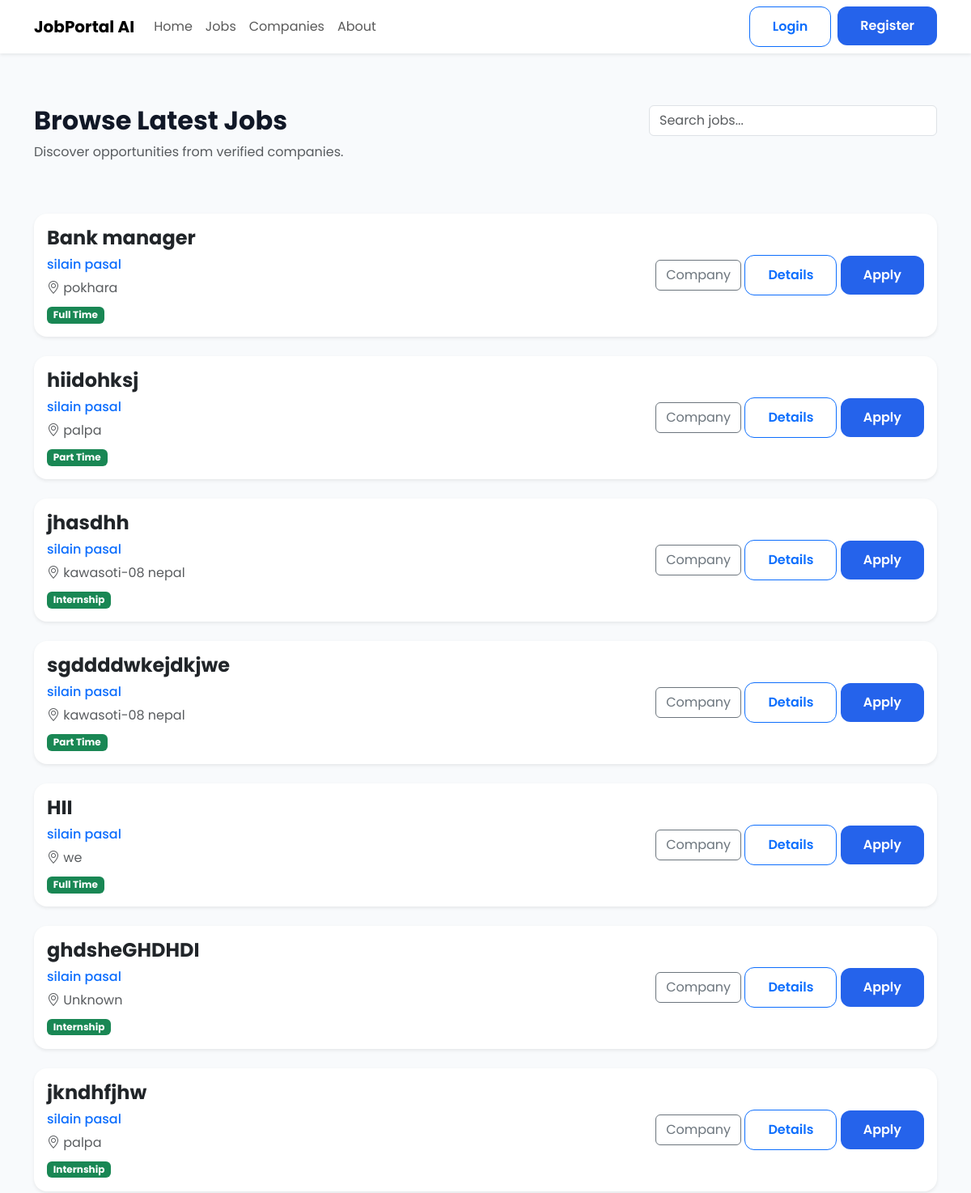
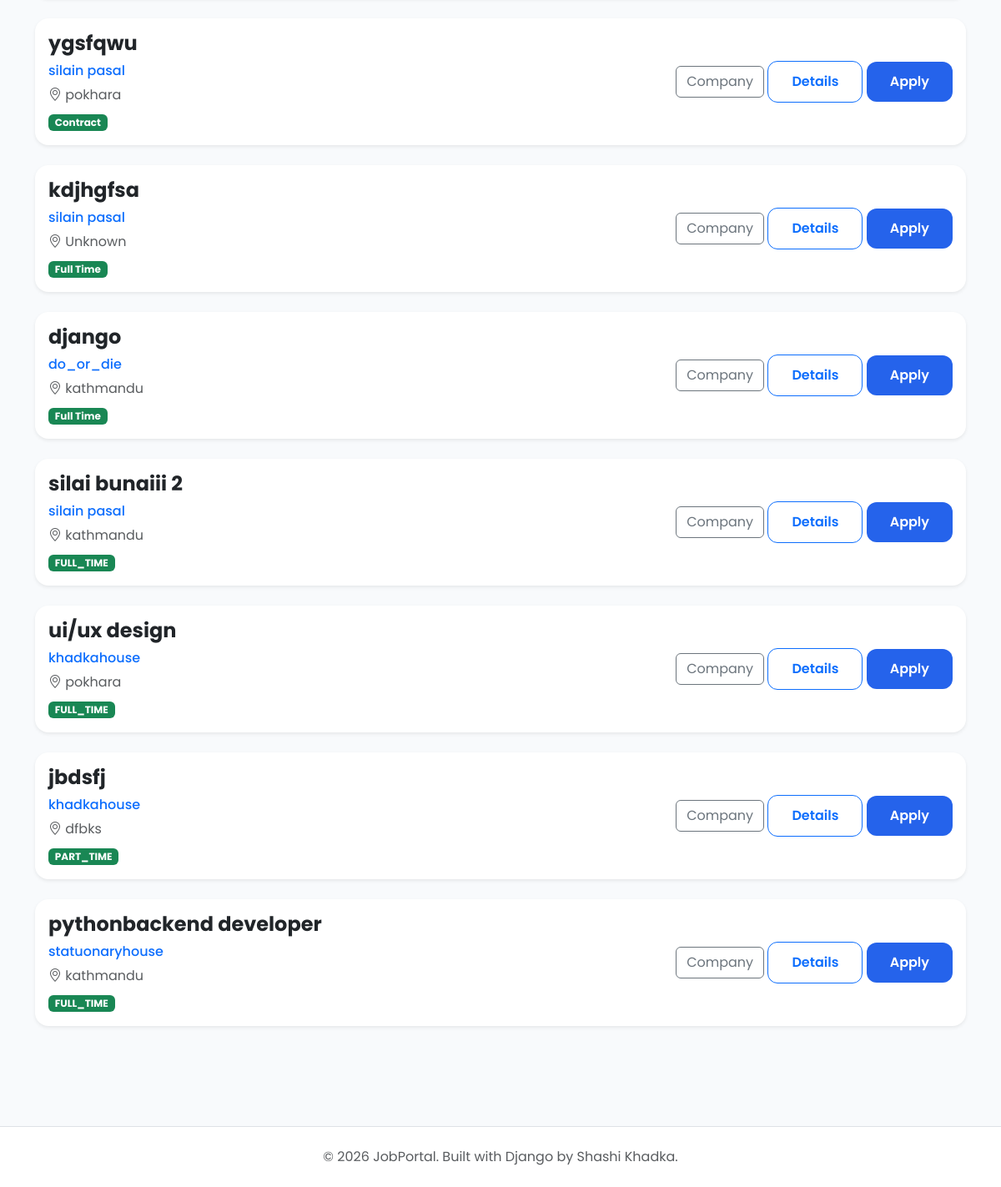
The page /jobs/jobs/ on the database its author committed (2 pictures, top to bottom).
### jobs/models.py (models this page shows, shortened)
class Job(models.Model):
    class EmploymentType(models.TextChoices):
        FULL_TIME = "Full Time"
        PART_TIME = "Part Time"
        INTERNSHIP = "Internship"
        CONTRACT = "Contract"
    class ExperienceLevel(models.TextChoices):
        ENTRY =  "Entry Level"
        MID =  "Mid Level"
        SENIOR = "Senior Level"
    company = models.ForeignKey(Company,on_delete=models.CASCADE,related_name="jobs")
    title = models.CharField(max_length=200)
    slug = models.SlugField(unique=True,blank=True)
    description = models.TextField()
    location = models.CharField(max_length=150)
    employment_type = models.CharField(max_length=20,choices=EmploymentType.choices)
    experience_level = models.CharField( max_length=20, choices=ExperienceLevel.choices )
    salary_min = models.PositiveIntegerField()
    salary_max = models.PositiveIntegerField()
    vacancies = models.PositiveIntegerField(default=1)
    deadline = models.DateField()
    is_active = models.BooleanField(default=True)
    created_at = models.DateTimeField(auto_now_add=True)
    updated_at = models.DateTimeField(auto_now=True)

### companies/models.py (models this page shows, shortened)
class Company(models.Model):
    owner = models.OneToOneField(
        settings.AUTH_USER_MODEL,
        on_delete=models.CASCADE,
        related_name="company",
    )
    company_name = models.CharField(max_length=200)
    slug = models.SlugField(unique=True, blank=True)
    logo = models.ImageField(
        upload_to="company_logos/",
        blank=True,
        null=True,
    )
    description = models.TextField()
    website = models.URLField(blank=True)
    email = models.EmailField()
    phone = models.CharField(max_length=20)
    address = models.TextField()
    location = models.CharField(max_length=255)
    city = models.CharField(max_length=100)
    country = models.CharField(max_length=100)
    established_date = models.DateField()
    employee_count = models.PositiveIntegerField()
    created_at = models.DateTimeField(auto_now_add=True)
    updated_at = models.DateTimeField(auto_now=True)

### jobs/views.py (the view)
# urls.py: path("jobs/", views.job_list, name="job-list"),
def job_list(request):
    jobs = Job.objects.filter( is_active=True).order_by("-created_at")
    keyword = request.GET.get("keyword")
    if keyword:
        jobs = jobs.filter(
            Q(title__icontains=keyword) |
            Q(company__company_name__icontains=keyword) |
            Q(location__icontains=keyword)
        )
    return render( request, "jobs/job_list.html",{"jobs": jobs})

### templates/jobs/job_list.html (shortened to what this page needs)
{% extends "public_base.html" %}
{% load static %}
{% block content %}
<div class="container py-5">
    <div class="row mb-5">
        <div class="col-lg-8">
            <h2 class="fw-bold">
                Browse Latest Jobs
            </h2>
            <p class="text-muted">
                Discover opportunities from verified companies.
            </p>
        </div>
        <div class="col-lg-4">
            <form method="GET">
                <input
                    type="text"
                    name="keyword"
                    value="{{ request.GET.keyword }}"
                    class="form-control"
                    placeholder="Search jobs...">
            </form>
        </div>
    </div>
    {% for job in jobs %}
    <div class="card shadow-sm border-0 rounded-4 mb-4">
        <div class="card-body">
            <div class="row align-items-center">
                <div class="col-lg-8">
                    <h4 class="fw-bold">
                        {{ job.title }}
                    </h4>
                    <h6 class="text-primary">
                        {{ job.company.company_name }}
                    </h6>
                    <p class="text-muted mb-2">
                        <i class="bi bi-geo-alt"></i>
                        {{ job.location }}
                    </p>
                    <span class="badge bg-success">
                        {{ job.get_employment_type_display }}
                    </span>
                </div>
                <div class="col-lg-4 text-end">
                    <a href="{% url 'company-detail' job.company.pk %}"
                       class="btn btn-outline-secondary">
                        Company
                    </a>
                    <a href="{% url 'job-detail' job.pk %}"
                       class="btn btn-outline-primary">
                        Details
                    </a>
                    <a href="{% url 'apply-job' job.pk %}"
                       class="btn btn-primary">
                        Apply
                    </a>
                </div>
            </div>
        </div>
    </div>
    {% empty %}
    <div class="text-center py-5">
        <h4>No Jobs Available</h4>
    </div>
    {% endfor %}
</div>
{% endblock %}

### static/css/style.css (style rules this page uses)
* { margin:0; padding:0; box-sizing:border-box; }
body { font-family:'Poppins',sans-serif; background:var(--light); color:var(--dark); }
a { text-decoration:none; }

### static/css/home.css (style rules this page uses)
:root { --primary:#2563eb; --primary-dark:#1d4ed8; --success:#16a34a; --warning:#f59e0b; --danger:#ef4444; --text:#111827; --text-light:#6b7280; --border:#e5e7eb; --white:#ffffff; --background:#f8fafc; --radius:18px; --shadow:0 10px 30px rgba(0,0,0,.06); --shadow-hover:0 18px 40px rgba(37,99,235,.15); }
body { background:var(--background); font-family:"Poppins",sans-serif; color:var(--text); }
a { text-decoration:none; }
.btn-primary { background:var(--primary); border:none; border-radius:12px; font-weight:600; padding:12px 28px; }
.btn-outline-primary { border-radius:12px; font-weight:600; padding:12px 28px; }

### rows shown on the page
Job: title "Bank manager", company.company_name "silain pasal", location "pokhara", employment_type "Full Time"
Job: title "hiidohksj", company.company_name "silain pasal", location "palpa", employment_type "Part Time"
Job: title "jhasdhh", company.company_name "silain pasal", location "kawasoti-08 nepal", employment_type "Internship"
Job: title "sgddddwkejdkjwe", company.company_name "silain pasal", location "kawasoti-08 nepal", employment_type "Part Time"
Job: title "HII", company.company_name "silain pasal", location "we", employment_type "Full Time"
Job: title "ghdsheGHDHDI", company.company_name "silain pasal", location "Unknown", employment_type "Internship"
Job: title "jkndhfjhw", company.company_name "silain pasal", location "palpa", employment_type "Internship"
Job: title "ygsfqwu", company.company_name "silain pasal", location "pokhara", employment_type "Contract"
Job: title "kdjhgfsa", company.company_name "silain pasal", location "Unknown", employment_type "Full Time"
Job: title "django", company.company_name "do_or_die", location "kathmandu", employment_type "Full Time"
Job: title "silai bunaiii 2", company.company_name "silain pasal", location "kathmandu", employment_type "FULL_TIME"
Job: title "ui/ux design", company.company_name "khadkahouse", location "pokhara", employment_type "FULL_TIME"
Job: title "jbdsfj", company.company_name "khadkahouse", location "dfbks", employment_type "PART_TIME"
Job: title "pythonbackend developer", company.company_name "statuonaryhouse", location "kathmandu", employment_type "FULL_TIME"
